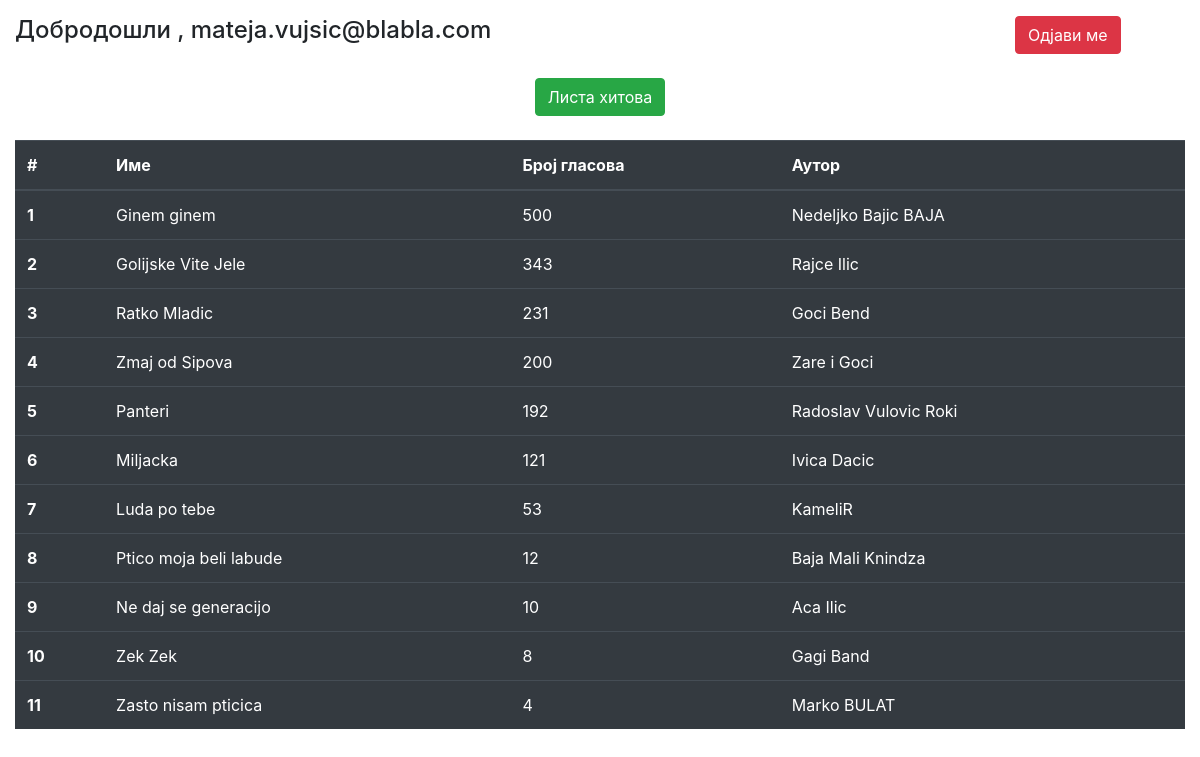
The app's page /top.php (signed in) with its own data.
### tables this page shows
CREATE TABLE IF NOT EXISTS `songs` (
  `id` int(11) NOT NULL AUTO_INCREMENT,
  `ime` varchar(255) NOT NULL,
  `autor` varchar(255) NOT NULL,
  `glasovi` int(11) NOT NULL DEFAULT '1',
  PRIMARY KEY (`id`)
);

### top.php (the view, shortened to what this page needs)
<!DOCTYPE html>
<html lang="en">
<head>
    <?php
    require_once "./php/config.php";
?>
<link rel="stylesheet" href="https://stackpath.bootstrapcdn.com/bootstrap/4.4.1/css/bootstrap.min.css">
</head>
<body>
    <div class="container-fluid">
    <div class="row ">
        <div class="col col-md-10 col-sm-6 mt-3 pb-4">
        <h4 >Добродошли , <span class='username'><?php echo $_SESSION['username'];?></span></h1>
        </div>
    <div class="col col-md-2 col-sm-6 mt-3 pb-4">
    <form action="./php/odjava.php" method="post" >
        <button class='btn btn-danger'type='submit' >Одјави ме</button>
    </form>
    </div>
    <div class="container-fluid">
    <div class="row">
        <div class="col col-md-12 col-sm-6 text-center">
            <form action="top.php?list=1" method="get">
            <button class='btn btn-success pt-10 type='submit' >Листа хитова</button>
            </form>
            <br>
        </div>
        </div>
    </div>
    <div class="container-fluid">
        <?php
                if(true){
                    $sql='SELECT ime,autor,glasovi from songs ORDER BY glasovi DESC' ;
                    echo "<table class='table table-dark'>";
                    echo "<thead>
                    <div class='row'>
                    <tr>
                      <th scope='col'>#</th>
                      <th scope='col'>Име</th>
                      <th scope='col'>Број гласова</th>
                      <th scope='col'>Аутор</th>
                    </tr>
                    </thead>
                    </div>
                     <tbody>";
                    $rows=0;
                    if($stmt=$pdo->query($sql)){
                        $all=$pdo->query($sql)->fetchAll(PDO::FETCH_ASSOC);
                        foreach($all as $row){
                            echo "<div class='row'>";
                            echo "<div class='col col-md-12 col-sm-6'>";
                            echo "<tr><th scope='row'>",$rows+=1,"</th>";
                            echo "<td>",$row['ime'],"</td>";
                            echo "<td>",$row['glasovi'],"</td>";
                            echo "<td>",$row['autor'],"</td>";
                            echo "</tr>";
                            echo "</div>";
                            echo "</div>";
                          }
                        echo "</tbody></table>";
                    } else echo "<h1>Грешка на серверу";
                }
   ?>
    </div>
    </div>
</body>
</html>

### top.php (style rules this page uses)
:root { --light-black: #2e2c2caf; --bggradient: linear-gradient(to bottom, #0f1ccf, #fafafa); --bggradientReverse:linear-gradient(to bottom, #fafafa, #0f1ccf); --light-gray: rgba(255, 255, 255, 0.877); }
.username { color:#32322; }

### records on screen
songs: rows "1", ime "Ginem ginem", glasovi "500", autor "Nedeljko Bajic BAJA"
songs: rows "2", ime "Golijske Vite Jele", glasovi "343", autor "Rajce Ilic"
songs: rows "3", ime "Ratko Mladic", glasovi "231", autor "Goci Bend"
songs: rows "4", ime "Zmaj od Sipova", glasovi "200", autor "Zare i Goci"
songs: rows "5", ime "Panteri", glasovi "192", autor "Radoslav Vulovic Roki"
songs: rows "6", ime "Miljacka", glasovi "121", autor "Ivica Dacic"
songs: rows "7", ime "Luda po tebe", glasovi "53", autor "KameliR"
songs: rows "8", ime "Ptico moja beli labude", glasovi "12", autor "Baja Mali Knindza"
songs: rows "9", ime "Ne daj se generacijo", glasovi "10", autor "Aca Ilic"
songs: rows "10", ime "Zek Zek", glasovi "8", autor "Gagi Band"
songs: rows "11", ime "Zasto nisam pticica", glasovi "4", autor "Marko BULAT"

### other values on screen
$_SESSION['username'] "mateja.vujsic@blabla.com"
